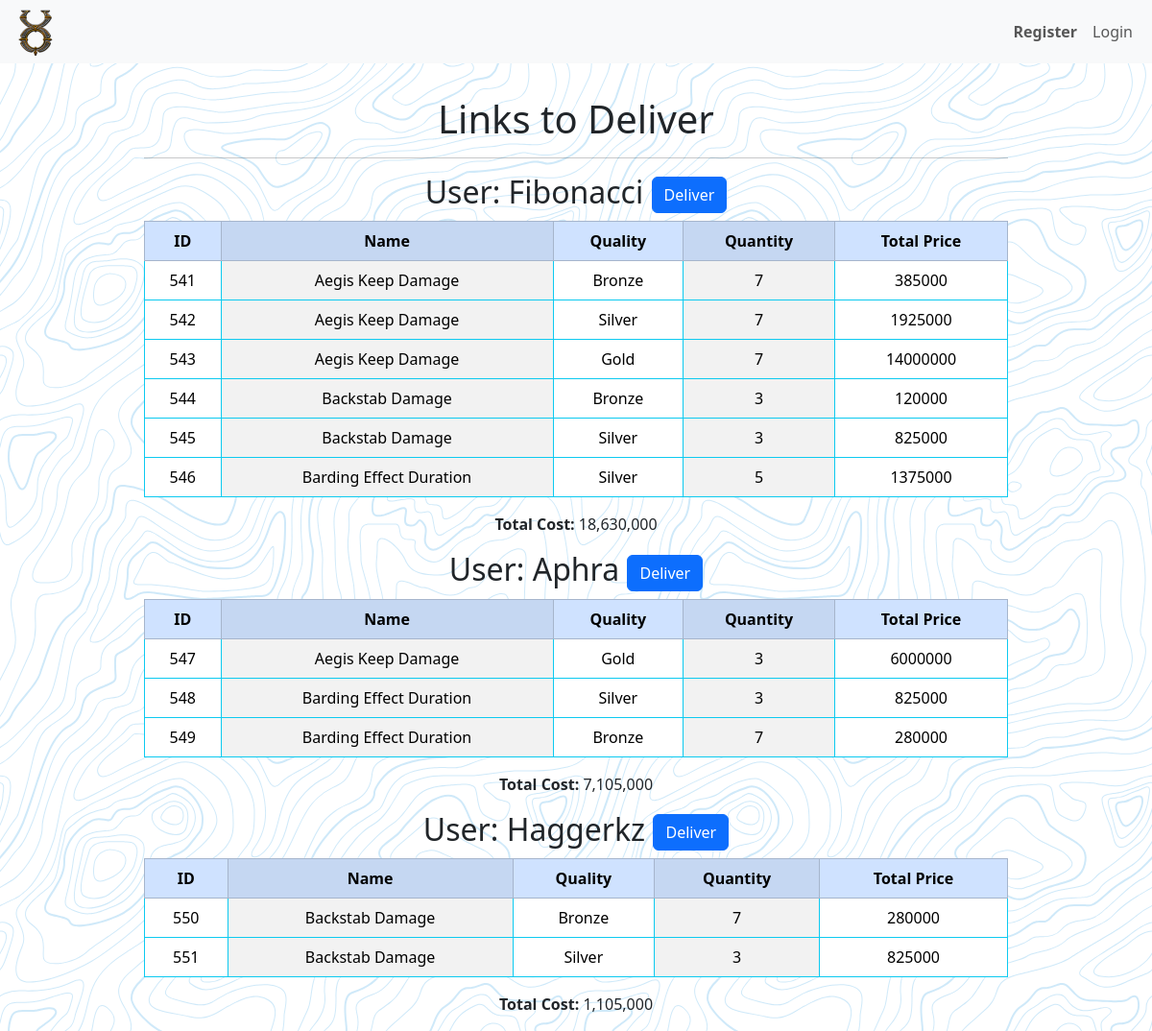
The app's page /mclinks_delivery with its own data.
### tables this page shows
CREATE TABLE users (
    id INTEGER PRIMARY KEY AUTOINCREMENT,
    username TEXT NOT NULL,
    password TEXT NOT NULL,
    is_admin INTEGER NOT NULL DEFAULT 0
, sel_lock BOOLEAN DEFAULT (0) NOT NULL, display_name TEXT);

CREATE TABLE link_delivery (
	id INTEGER NOT NULL PRIMARY KEY AUTOINCREMENT,
	mclink_id INTEGER NOT NULL,
	s_quantity INTEGER NOT NULL,
	user_id INTEGER NOT NULL
, links_total INTEGER NOT NULL);

CREATE TABLE "mclinks" (
    id INTEGER PRIMARY KEY AUTOINCREMENT NOT NULL,
    name TEXT NOT NULL,
    quality TEXT NOT NULL,
    quantity INTEGER NOT NULL,
    market_price INTEGER NOT NULL,
    guild_price INTEGER NOT NULL
);

### app.py (the view)
@app.route('/mclinks_delivery', methods=['GET', 'POST'])
def mclinks_delivery():
    delivery_data = select_delivery()
    conn, cursor = connect_to_database('uonew.db')
    cursor.execute("SELECT DISTINCT link_delivery.user_id, users.id, users.display_name FROM link_delivery INNER JOIN users ON link_delivery.user_id = users.id;")
    unique_names = cursor.fetchall()
    totals = {}
    for names in unique_names:
        user_id = names['id']
        cursor.execute("SELECT SUM(links_total) FROM link_delivery WHERE user_id=?", (user_id,))
        total_price = cursor.fetchone()[0]
        totals[user_id] = "{:,}".format(total_price)
    conn.commit()
    conn.close()
    return render_template('mclinks_delivery.html', delivery_data=delivery_data,
                           unique_names=unique_names, totals=totals)

### app.py (called while the page is built)
@app.before_request
def authentication():
    if 'id' in session:
        user_data = get_user_data()
        selection_toggle = check_selection_toggle()
        g.is_admin = user_data['is_admin']
        g.sel_lock = user_data['sel_lock']
        g.display_name = user_data['display_name']
        g.selection_toggle = selection_toggle['selections_toggle']

### helpers.py (called while the page is built)
def connect_to_database(database_name):
    conn = sqlite3.connect(database_name)
    conn.row_factory = sqlite3.Row
    cursor = conn.cursor()
    return conn, cursor

### selections.py (called while the page is built)
def select_delivery(user_id=None):
    conn, cursor = connect_to_database('uonew.db')
    if user_id:
        cursor.execute("SELECT * FROM link_delivery INNER JOIN mclinks ON link_delivery.mclink_id = mclinks.id WHERE link_delivery.user_id = ?", (user_id,))
    else:
        cursor.execute("SELECT * FROM link_delivery INNER JOIN mclinks ON link_delivery.mclink_id = mclinks.id")
    delivery_data = cursor.fetchall()
    conn.close()
    return delivery_data

### templates/mclinks_delivery.html (shortened to what this page needs)
{% extends "index.html" %}
{% block nav %}
    <nav class="navbar navbar-expand-lg bg-body-tertiary fixed-top">
        <div class="container-fluid">
            <img src="{{ url_for('static', filename='images/uo.png') }}" alt="UO Icon" class="small-image">
            <div class="collapse navbar-collapse" id="navbarSupportedContent">
                <ul class="navbar-nav mb-2 mb-lg-0 right-align">
                    {% if not 'id' in session %}
                    <li class="nav-item">
                        <a class="nav-link" href="register"><b>Register</b></a>
                    </li>
                    <li class="nav-item">
                        <a class="nav-link" href="login">Login</a>
                    </li>
                    {% endif %}
                </ul>
            </div>
        </div>
    </nav>
{% endblock %}
{% block content %}
    <div class="spacer"></div>
    <div class="a_mclinks_table">
        <h1>Links to Deliver</h1>
        <hr>
        {% for user_info in unique_names %}
        <form action="/delivery" method="post">
            <h2><input type="hidden" name="delivery_user" value="{{ user_info['id'] }}">
                User: {{ user_info['display_name'] }} <button type="submit" class="btn btn-primary" onclick="return confirm('Are you sure?')">Deliver</button>
            </h2>
        </form>
            <table class="table table-striped-columns table-hover table-bordered border-info">
                <thead class="table-primary">
                    <tr>
                        <th>ID</th>
                        <th>Name</th>
                        <th>Quality</th>
                        <th>Quantity</th>
                        <th>Total Price</th>
                    </tr>
                </thead>
                <tbody>
                    {% set total_cost = totals[user_info['id']] %}
                    {% for selection in delivery_data %}
                        {% if selection['user_id'] == user_info['id'] %}
                            <tr>
                                    <td>{{ selection['id'] }}</td>
                                    <td>{{ selection['name'] }}</td>
                                    <td>{{ selection['quality'] }}</td>
                                    <td>{{ selection['s_quantity'] }}</td>
                                    <td>{{ selection['links_total'] }}</td>
                            </tr>
                        {% endif %}
                    {% endfor %}
                </tbody>
            </table>
            <p><input type="hidden" name="total"><b>Total Cost:</b> {{ total_cost }}</p>
        {% endfor %}
    </div>
{% endblock %}

### records on screen
users: display_name "Fibonacci", total_cost "18,630,000"
link_delivery: id "541", name "Aegis Keep Damage", quality "Bronze", s_quantity "7", links_total "385000"
link_delivery: id "542", name "Aegis Keep Damage", quality "Silver", s_quantity "7", links_total "1925000"
link_delivery: id "543", name "Aegis Keep Damage", quality "Gold", s_quantity "7", links_total "14000000"
link_delivery: id "544", name "Backstab Damage", quality "Bronze", s_quantity "3", links_total "120000"
link_delivery: id "545", name "Backstab Damage", quality "Silver", s_quantity "3", links_total "825000"
link_delivery: id "546", name "Barding Effect Duration", quality "Silver", s_quantity "5", links_total "1375000"
users: display_name "Aphra", total_cost "7,105,000"
link_delivery: id "547", name "Aegis Keep Damage", quality "Gold", s_quantity "3", links_total "6000000"
link_delivery: id "548", name "Barding Effect Duration", quality "Silver", s_quantity "3", links_total "825000"
link_delivery: id "549", name "Barding Effect Duration", quality "Bronze", s_quantity "7", links_total "280000"
users: display_name "Haggerkz", total_cost "1,105,000"
link_delivery: id "550", name "Backstab Damage", quality "Bronze", s_quantity "7", links_total "280000"
link_delivery: id "551", name "Backstab Damage", quality "Silver", s_quantity "3", links_total "825000"
